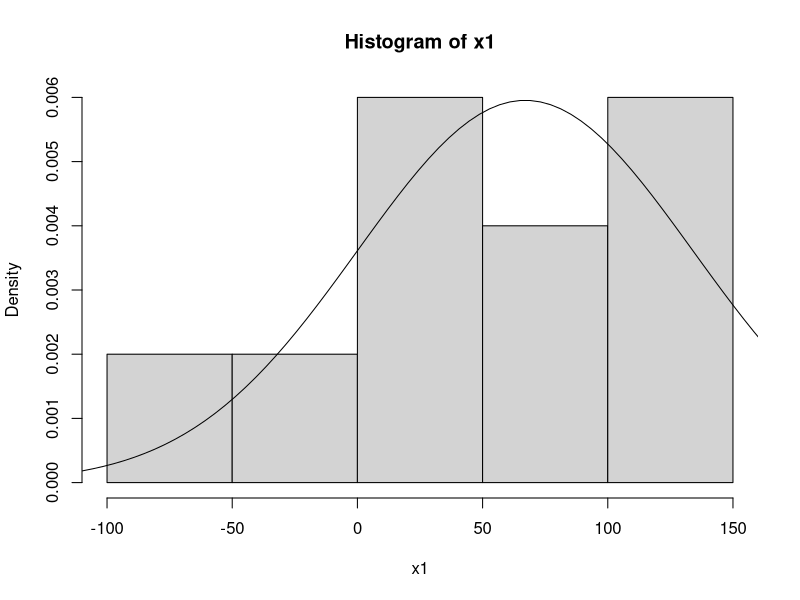
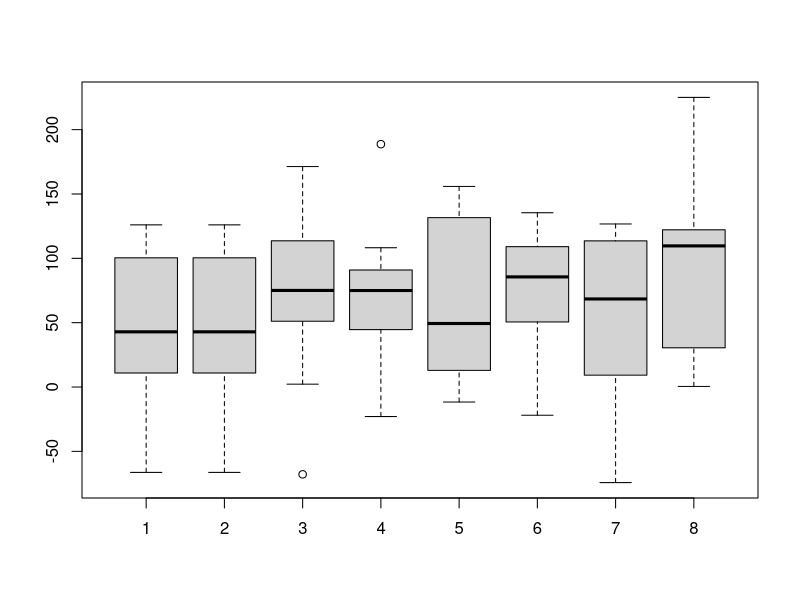
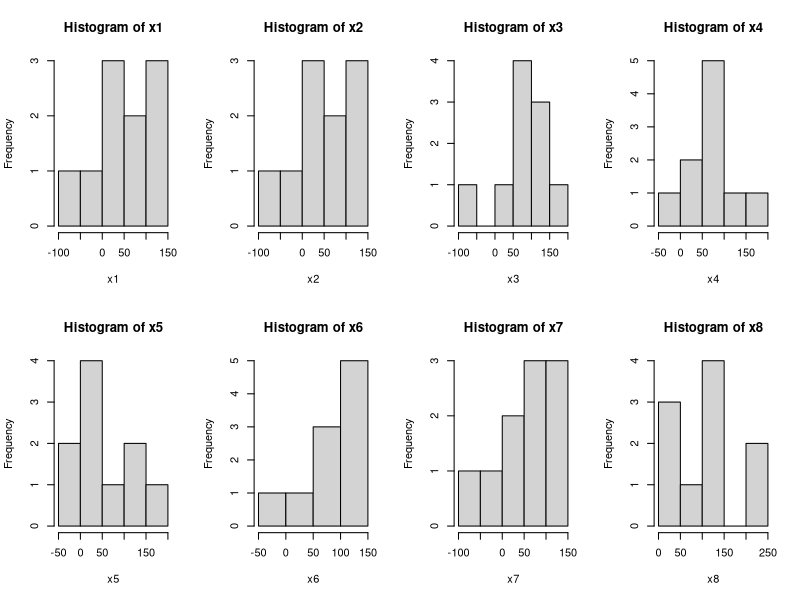
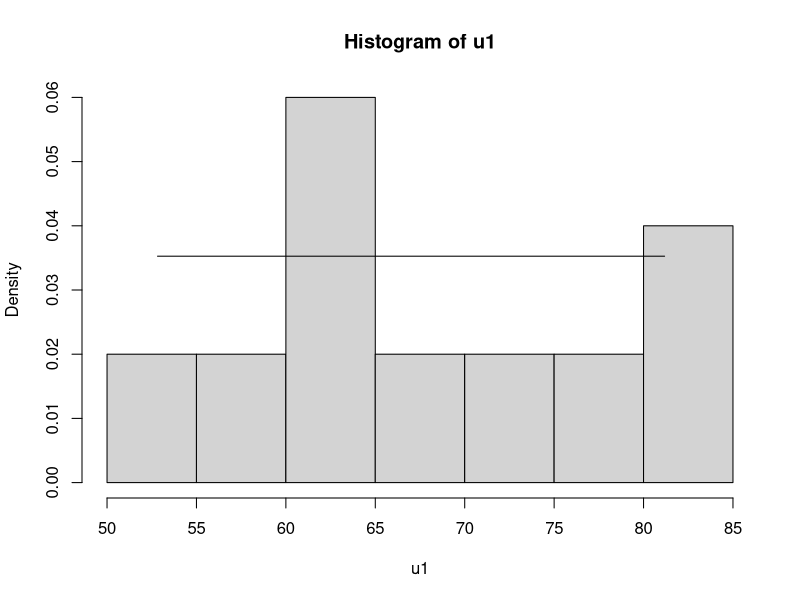

These charts were generated, in order, by the following R code:
## ---- chunk 1
a <- 67
set.seed(19690420)
x1 <- rnorm(10, a, a)
hist(x1, prob = TRUE)
x <- seq(from = a-3*a, to = a+3*a, length.out = 100)
lines(x, dnorm(x, a, a))
set.seed(19690420) 
x2 <- rnorm(10, a, a) 
x3 <- rnorm(10, a, a)
x4 <- rnorm(10, a, a)
x5 <- rnorm(10, a, a) 
x6 <- rnorm(10, a, a)
x7 <- rnorm(10, a, a)
x8 <- rnorm(10, a, a) 
boxplot(x1, x2, x3, x4, x5, x6, x7, x8)

## ---- chunk 2
old_par <- par(mfrow = c(2, 4)) # 2 rader, 4 kolonner
hist(x1)
hist(x2)
hist(x3)
hist(x4)
hist(x5)
hist(x6)
hist(x7)
hist(x8)
par(old_par) # säg åt R att sluta förvänta sig fler plottar till samma fönster
## ---- chunk 3
min_a <-a-sqrt(3*a)
max_a <- a+sqrt(3*a)
set.seed(19690420)
u1 <- runif(10,min_a,max_a)
hist(u1, prob = TRUE)
u <- seq(from = min_a, to = max_a, length.out = 100)

# Add the uniform distribution curve to the histogram
lines(u, dunif(u, min_a,max_a))
